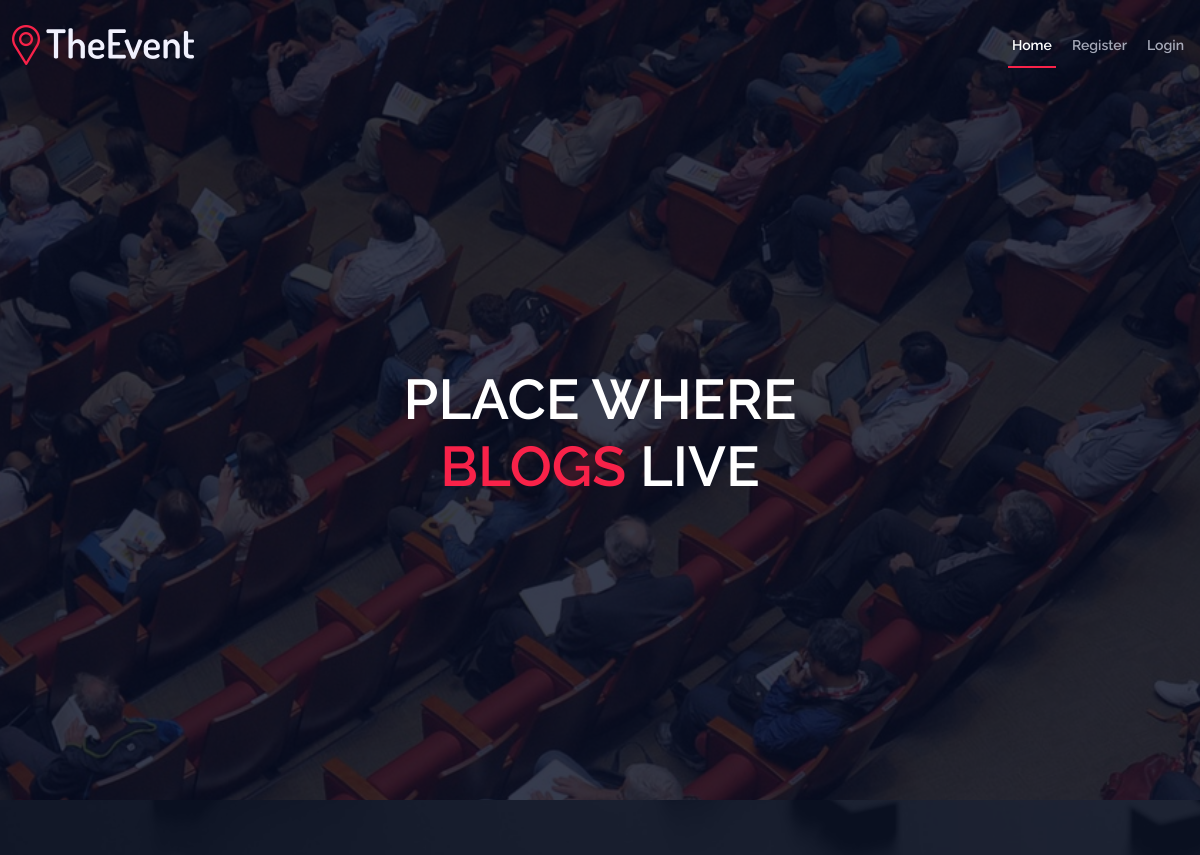
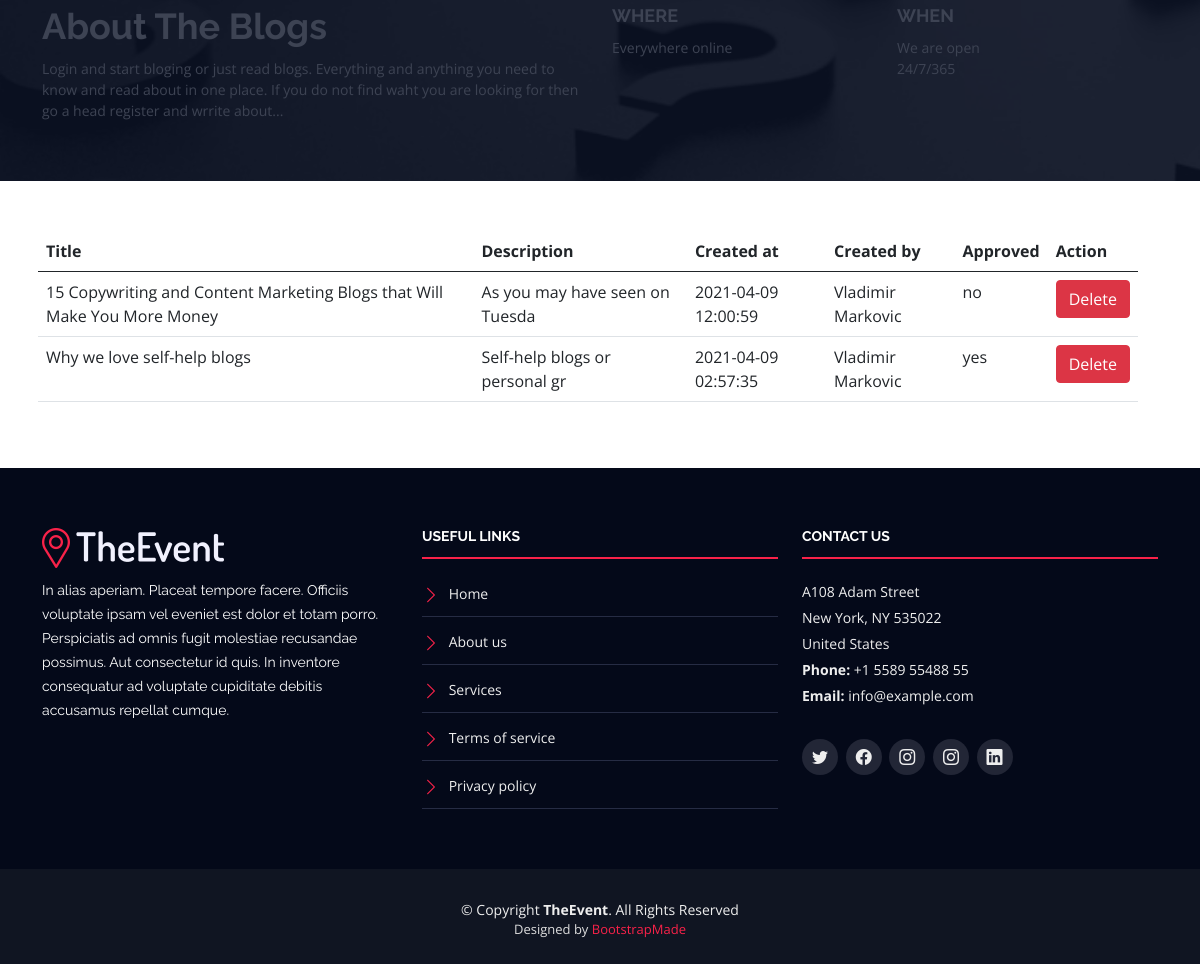
Page /blog_list.php on the committed database (2 pictures, top to bottom).
### tables this page shows
CREATE TABLE `blogs` (
  `id` int(11) NOT NULL,
  `user_id` int(11) NOT NULL,
  `title` varchar(256) NOT NULL,
  `description` longtext NOT NULL,
  `picture` varchar(256) NOT NULL,
  `created_at` datetime NOT NULL,
  `approved` enum('no','yes') NOT NULL DEFAULT 'no'
);

CREATE TABLE `users` (
  `id` int(11) NOT NULL,
  `name` varchar(256) NOT NULL,
  `lastname` varchar(256) NOT NULL,
  `email` varchar(2256) NOT NULL,
  `password` varchar(256) NOT NULL,
  `admin` enum('no','yes') NOT NULL DEFAULT 'no'
);

### classes/Blog.php (called while the page is built, shortened)
<?php
class Blog extends Database
{
	public function getAllBlogsAdmin(){
		$db = $this->connection();
		$stmt = $db->prepare("SELECT b.title, b.picture, b.id, b.created_at,b.description,b.approved, u.name, u.lastname, u.email FROM blogs b JOIN users u ON b.user_id = u.id ORDER BY b.created_at DESC");
		$stmt->execute();
		$result = $stmt->fetchAll(PDO::FETCH_OBJ);
		return $result;
	}
}

### assets/partials/includes/admin_functions.php (called while the page is built, shortened)
<?php
$all_blogs = new Blog();
$admin_blog = $all_blogs->getAllBlogsAdmin();

### blog_list.php (the view, shortened to what this page needs)
<?php
include_once 'assets/partials/header.php';
include_once 'classes/Blog.php';
include_once 'assets/partials/includes/admin_functions.php';
 ?>
<div class="row" style="width: 100%; padding: 50px;">
	<table class="table">
	  <thead>
	    <tr>
	      <th scope="col">Title</th>
	      <th scope="col">Description</th>
	      <th scope="col">Created at</th>
	      <th scope="col">Created by</th>
	      <th scope="col">Approved</th>
	      <th scope="col">Action</th>
	    </tr>
	  </thead>
	  <tbody>
	  	<?php foreach ($admin_blog as $data): ?>
	    <tr>
	      <td><?=$data->title?></td>
	      <td><?=substr($data->description, 0, 30);?></td>
	      <td><?=$data->created_at?></td>
	      <td><?=$data->name?> <?=$data->lastname?></td>
	      <td><?=$data->approved?></td>
	      <td><form style="display: inline;" method="post" action=""><button type="submit" name="delete" id="delete" class="btn btn-danger" value="<?=$data->id?>">Delete</button></form></td>
	    </tr>
	    <?php endforeach ?>
	  </tbody>
	</table>
</div>
 <?php
include_once 'assets/partials/footer.php';
  ?>

### assets/partials/header.php (shortened to what this page needs)
<!DOCTYPE html>
<html lang="en">
<head>
  <link href="assets/vendor/aos/aos.css" rel="stylesheet">
  <link href="assets/vendor/bootstrap/css/bootstrap.min.css" rel="stylesheet">
  <link href="assets/vendor/bootstrap-icons/bootstrap-icons.css" rel="stylesheet">
  <link href="assets/vendor/glightbox/css/glightbox.min.css" rel="stylesheet">
  <link href="assets/vendor/swiper/swiper-bundle.min.css" rel="stylesheet">
  <link href="assets/css/style.css" rel="stylesheet">
</head>
<body>
  <header id="header" class="d-flex align-items-center ">
    <div class="container-fluid container-xxl d-flex align-items-center">
      <div id="logo" class="me-auto">
        <a href="index.php" class="scrollto"><img src="assets/img/logo.png" alt="log" title=""></a>
      </div>
      <nav id="navbar" class="navbar order-last order-lg-0">
        <ul>
          <?php include_once 'assets/partials/includes/buttons.php'; ?>
        </ul>
      </nav>
    </div>
  </header>
  <section id="hero">
      <div class="hero-container" data-aos="zoom-in" data-aos-delay="100">
        <h1 class="mb-4 pb-0">Place Where<br><span> Blogs</span> Live</h1>
      </div>
    </section>
  <main id="main">
    <section id="about">
      <div class="container" data-aos="fade-up">
        <div class="row">
          <div class="col-lg-6">
            <h2>About The Blogs</h2>
            <p>Login and start bloging or just read blogs. Everything and anything you need to know and read about in one place. If you do not find waht you are looking for then go a head register and wrrite about...</p>
          </div>
          <div class="col-lg-3">
            <h3>Where</h3>
            <p>Everywhere online</p>
          </div>
          <div class="col-lg-3">
            <h3>When</h3>
            <p>We are open <br>24/7/365</p>
          </div>
        </div>
      </div>
    </section>

### assets/partials/includes/buttons.php (shortened to what this page needs)
<li><a class="nav-link scrollto active" href="index.php">Home</a></li>
<?php
if (isset($_SESSION['admin']) && $_SESSION['admin'] == 'no'){ ?>
	<li><a class="nav-link scrollto" href="create_blog.php">Write Blog</a></li>
	<li><a class="nav-link scrollto" href="my_blog.php">My Blogs</a></li>
<?php } elseif(!isset($_SESSION['admin']) || (isset($_SESSION['admin']) && $_SESSION['admin']=="no" )){ ?>
	<li><a class="nav-link scrollto" href="register.php">Register</a></li>
	<li><a class="nav-link scrollto" href="login.php">Login</a></li>
<?php } ?>

### assets/partials/footer.php (shortened to what this page needs)
  <footer id="footer">
    <div class="footer-top">
      <div class="container">
        <div class="row">
          <div class="col-lg-4 col-md-6 footer-info">
            <img src="assets/img/logo.png" alt="TheEvenet">
            <p>In alias aperiam. Placeat tempore facere. Officiis voluptate ipsam vel eveniet est dolor et totam porro. Perspiciatis ad omnis fugit molestiae recusandae possimus. Aut consectetur id quis. In inventore consequatur ad voluptate cupiditate debitis accusamus repellat cumque.</p>
          </div>
          <div class="col-lg-4 col-md-6 footer-links">
            <h4>Useful Links</h4>
            <ul>
              <li><i class="bi bi-chevron-right"></i> <a href="#">Home</a></li>
              <li><i class="bi bi-chevron-right"></i> <a href="#">About us</a></li>
              <li><i class="bi bi-chevron-right"></i> <a href="#">Services</a></li>
              <li><i class="bi bi-chevron-right"></i> <a href="#">Terms of service</a></li>
              <li><i class="bi bi-chevron-right"></i> <a href="#">Privacy policy</a></li>
            </ul>
          </div>
          <div class="col-lg-4 col-md-6 footer-contact">
            <h4>Contact Us</h4>
            <p>
              A108 Adam Street <br>
              New York, NY 535022<br>
              United States <br>
              <strong>Phone:</strong> +1 5589 55488 55<br>
              <strong>Email:</strong> info@example.com<br>
            </p>
            <div class="social-links">
              <a href="#" class="twitter"><i class="bi bi-twitter"></i></a>
              <a href="#" class="facebook"><i class="bi bi-facebook"></i></a>
              <a href="#" class="instagram"><i class="bi bi-instagram"></i></a>
              <a href="#" class="google-plus"><i class="bi bi-instagram"></i></a>
              <a href="#" class="linkedin"><i class="bi bi-linkedin"></i></a>
            </div>
          </div>
        </div>
      </div>
    </div>
    <div class="container">
      <div class="copyright">
        &copy; Copyright <strong>TheEvent</strong>. All Rights Reserved
      </div>
      <div class="credits">
        Designed by <a href="https://bootstrapmade.com/">BootstrapMade</a>
      </div>
    </div>
  </footer>
</body>
</html>

### assets/css/style.css (style rules this page uses)
body { background: #fff; color: #2f3138; font-family: "Open Sans", sans-serif; }
a { color: #f82249; text-decoration: none; transition: 0.5s; }
p { padding: 0; margin: 0 0 30px 0; }
h1, h2, h3, h4, h5, h6 { font-family: "Raleway", sans-serif; font-weight: 400; margin: 0 0 20px 0; padding: 0; color: #0e1b4d; }
#header { height: 90px; position: fixed; left: 0; top: 0; right: 0; transition: all 0.5s; z-index: 997; }
#header #logo img { padding: 0; margin: 0; max-height: 40px; }
.navbar { padding: 0; }
.navbar ul { margin: 0; padding: 0; display: flex; list-style: none; align-items: center; }
.navbar li { position: relative; }
.navbar > ul > li { white-space: nowrap; padding: 10px 0 10px 12px; }
.navbar a { display: flex; align-items: center; justify-content: space-between; color: rgba(202, 206, 221, 0.8); font-family: "Raleway", sans-serif; font-weight: 600; font-size: 14px; white-space: nowrap; transition: 0.3s; position: relative; padding: 6px 4px; }
.navbar > ul > li > a:before { content: ""; position: absolute; width: 0; height: 2px; bottom: -6px; left: 0; background-color: #f82249; visibility: hidden; transition: all 0.3s ease-in-out 0s; }
.navbar a:hover:before, .navbar li:hover > a:before, .navbar .active:before { visibility: visible; width: 100%; }
.navbar a:hover, .navbar .active, .navbar li:hover > a { color: #fff; }
#hero { width: 100%; height: 100vh; background: url(../img/hero-bg.jpg) top center; background-size: cover; overflow: hidden; position: relative; }
@media (min-width: 1024px) { #hero { background-attachment: fixed; } }
#hero:before { content: ""; background: rgba(6, 12, 34, 0.8); position: absolute; bottom: 0; top: 0; left: 0; right: 0; }
#hero .hero-container { position: absolute; bottom: 0; left: 0; top: 90px; right: 0; display: flex; justify-content: center; align-items: center; flex-direction: column; text-align: center; padding: 0 15px; }
#hero h1 { color: #fff; font-family: "Raleway", sans-serif; font-size: 56px; font-weight: 600; text-transform: uppercase; }
#hero h1 span { color: #f82249; }
#about { background: url("../img/about-bg.jpg"); background-size: cover; overflow: hidden; position: relative; color: #fff; padding: 60px 0 40px 0; }
@media (min-width: 1024px) { #about { background-attachment: fixed; } }
#about:before { content: ""; background: rgba(13, 20, 41, 0.8); position: absolute; bottom: 0; top: 0; left: 0; right: 0; }
#about h2 { font-size: 36px; font-weight: bold; margin-bottom: 10px; color: #fff; }
#about h3 { font-size: 18px; font-weight: bold; text-transform: uppercase; margin-bottom: 10px; color: #fff; }
#about p { font-size: 14px; margin-bottom: 20px; color: #fff; }
#footer { background: #101522; padding: 0 0 25px 0; color: #eee; font-size: 14px; }
#footer .footer-top { background: #040919; padding: 60px 0 30px 0; }
#footer .footer-top .footer-info { margin-bottom: 30px; }
#footer .footer-top .footer-info img { height: 40px; margin-bottom: 10px; }
#footer .footer-top .footer-info p { font-size: 14px; line-height: 24px; margin-bottom: 0; font-family: "Raleway", sans-serif; color: #fff; }
#footer .footer-top .social-links a { display: inline-block; background: #222636; color: #eee; line-height: 1; margin-right: 4px; border-radius: 50%; width: 36px; height: 36px; transition: 0.3s; display: inline-flex; align-items: center; justify-content: center; }
#footer .footer-top .social-links a i { line-height: 0; font-size: 16px; }
#footer .footer-top h4 { font-size: 14px; font-weight: bold; color: #fff; text-transform: uppercase; position: relative; padding-bottom: 12px; border-bottom: 2px solid #f82249; }
#footer .footer-top .footer-links { margin-bottom: 30px; }
#footer .footer-top .footer-links ul { list-style: none; padding: 0; margin: 0; }
#footer .footer-top .footer-links ul i { padding-right: 5px; color: #f82249; font-size: 18px; }
#footer .footer-top .footer-links ul li { border-bottom: 1px solid #262c44; padding: 10px 0; }
#footer .footer-top .footer-links ul li:first-child { padding-top: 0; }
#footer .footer-top .footer-links ul a { color: #eee; }
#footer .footer-top .footer-contact { margin-bottom: 30px; }
#footer .footer-top .footer-contact p { line-height: 26px; }
#footer .copyright { text-align: center; padding-top: 30px; }
#footer .credits { text-align: center; font-size: 13px; color: #ddd; }

### rows in the picture
blogs: title "15 Copywriting and Content Marketing Blogs that Will Make You More Money", description "As you may have seen on Tuesda", created_at "2021-04-09 12:00:59", user.name "Vladimir", user.lastname "Markovic", approved "no", $data->id 19 (drawn)
blogs: title "Why we love self-help blogs", description "Self-help blogs or personal gr", created_at "2021-04-09 02:57:35", user.name "Vladimir", user.lastname "Markovic", approved "yes", $data->id 18 (drawn)
